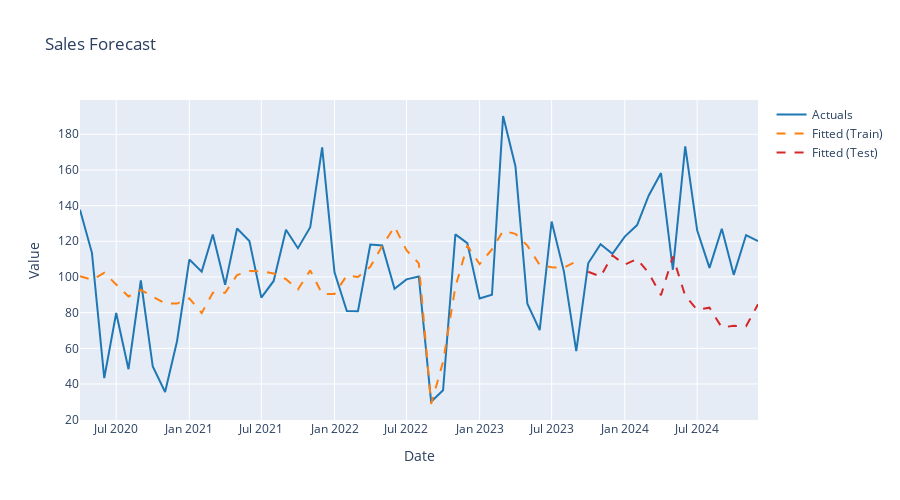

The notebook cell saved with this chart:
### Markdown cell above
## 1.3 - OLS - Statsmodels

### Code cell
from py_parsnip import linear_reg

# Create specification with statsmodels engine
spec_sm = linear_reg().set_engine("statsmodels")

# Fit model
fit_sm = spec_sm.fit(train_data, FORMULA_STR)

# Evaluate on test set
fit_sm = fit_sm.evaluate(test_data)

print("Model fitted successfully!")

# Extract outputs from both models
outputs_sm, coefs_sm, stats_sm = fit_sm.extract_outputs()

display(outputs_sm)
display(coefs_sm)
display(stats_sm)

fig = plot_forecast(fit_sm, title="Sales Forecast")
fig.show()
